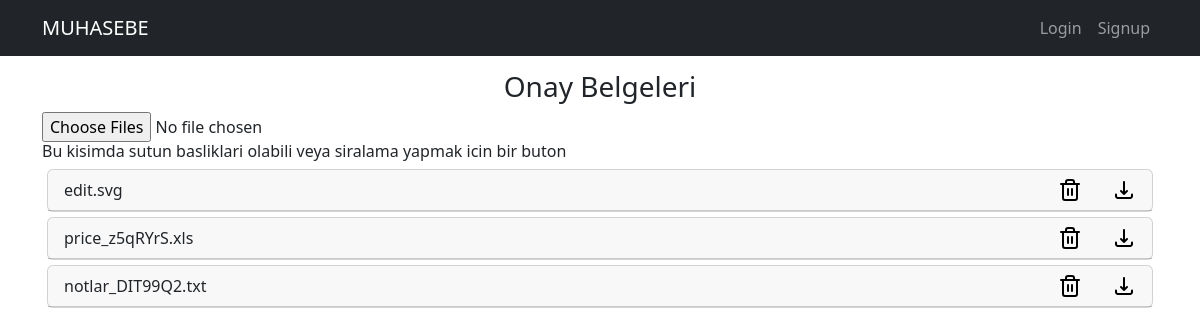
Page /onay_list/ on the earlier database version.
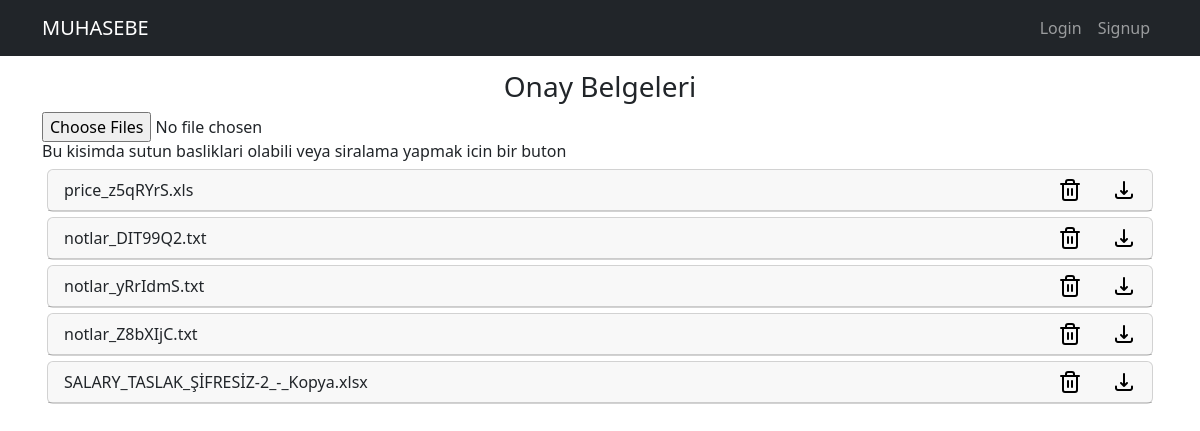
Same page on the later database version.
### muhapp/models.py (models this page shows, shortened)
class OnayUploadedModel(models.Model):
    file = models.FileField(upload_to='')
    uploaded_at = models.DateTimeField(auto_now_add=True)

### muhapp/views.py (the view)
# urls.py: path('onay_list/', views.onay_list_view, name='onay_list'),
def onay_list_view(request):
    files = models.OnayUploadedModel.objects.all()  # models.py'deki modele göre
    return render(request, 'muhapp/onaylar.html', {'files': files})

### muhapp/templates/muhapp/onaylar.html (shortened to what this page needs)
{% extends "base.html" %}
{% load static %}
{%block content%}
<div class="container">
  <div style="text-align:center;"><h3>Onay Belgeleri</h3></div>
  <form action="/onay_upload/" method="POST" class="dropzone" id="my-awesome-dropzone">
    <div class="fallback">
      <input name="file" type="file" multiple>
    </div>
  <h6>Bu kisimda sutun basliklari olabili veya siralama yapmak icin bir buton</h6>
    {% for file in files %}
    <div class="card" style="margin: 5px;">
      <div class="card-header" style="display: flex; justify-content: space-between;">
        <div class="" style="width: 90%; "><span class="dosya-label">{{ file.file.name }}</span></div>
        <div class="" >
          <a href="{% url 'muhapp:onay_delete' file.id %}" class="delete-link">
            <img  src="{% static 'muhapp/images/trash.svg' %}" alt="Sil" style="width: 24px;  ">
          </a></div>
        <div class="">
          <a href="{% url 'muhapp:onay_download' file_id=file.id %}">
            <img  src="{% static 'muhapp/images/download.png' %}" alt="İndir" style="width: 24px;">
          </a></div>
      </div>
    </div>
    {% endfor %}
</form>
</div>
{%endblock%}

Differences in the rows shown:
removed OnayUploadedModel: file.name "edit.svg"
added OnayUploadedModel: file.name "notlar_yRrIdmS.txt"
added OnayUploadedModel: file.name "notlar_Z8bXIjC.txt"
added OnayUploadedModel: file.name "SALARY_TASLAK_ŞİFRESİZ-2_-_Kopya.xlsx"
